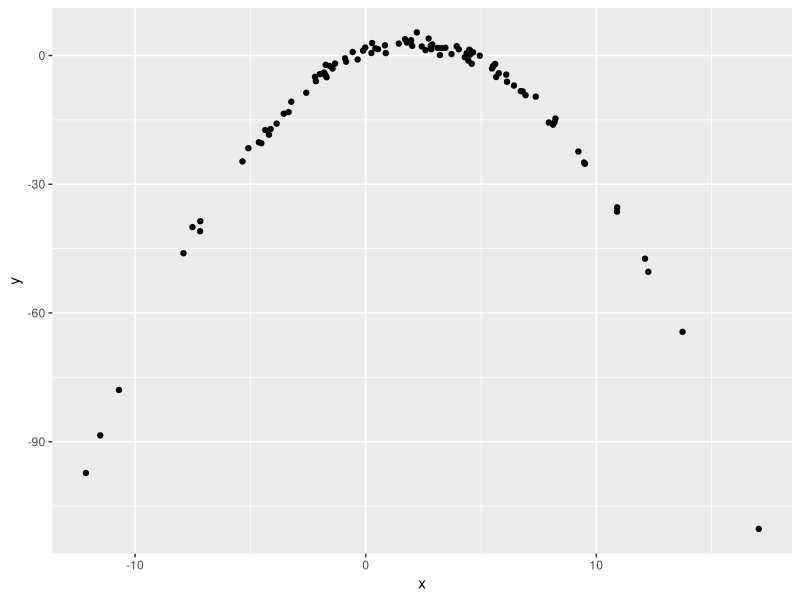

R code for this plot:
## ---- chunk 1
library(tidyverse)

df = tibble(
  x = rnorm(100, 2,5),
  y = 1 +2 * x - 0.5 * x ^ 2 + rnorm(100)
)

df %>% 
  ggplot(aes( x = x, y = y)) +
  geom_point()
